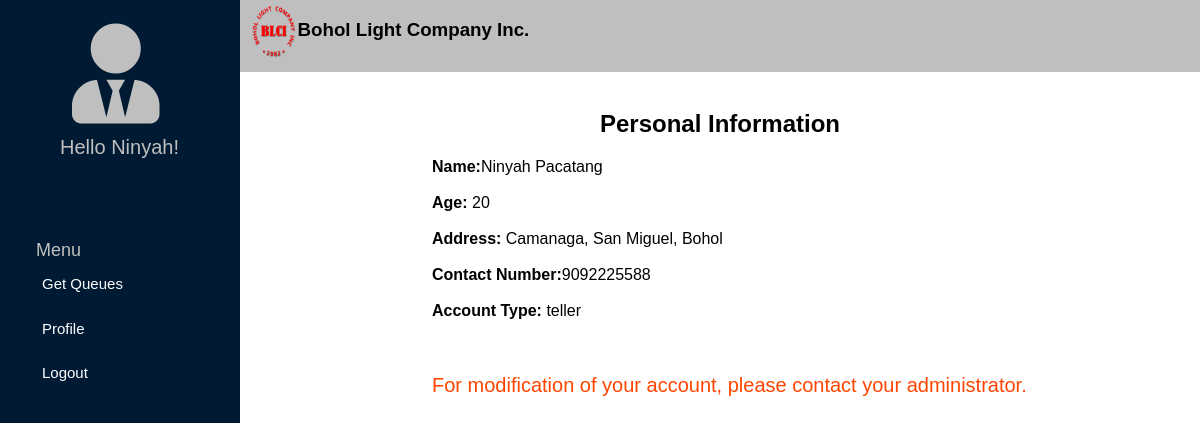
Page /teller/profile.php (signed in) on the committed database.
### tables this page shows
CREATE TABLE `accounts` (
  `id` int(11) NOT NULL,
  `userid` varchar(50) NOT NULL,
  `pass` varchar(60) NOT NULL,
  `link` varchar(50) NOT NULL,
  `accountype` varchar(6) NOT NULL,
  `stat` varchar(15) NOT NULL,
  `fname` varchar(50) NOT NULL,
  `lname` varchar(50) NOT NULL,
  `age` int(3) NOT NULL,
  `address` varchar(50) NOT NULL,
  `contact` bigint(15) NOT NULL,
  `loggedto` varchar(15) NOT NULL
);

### teller/profile.php (the view, shortened to what this page needs)
<?php
$userid=$_SESSION["username"];
$fname=$_SESSION["fname"];
$hostname="localhost";
$user="root";
$password="";
$database="queuing";
$link=mysqli_connect($hostname,$user,$password) or die ("Error Connection");
mysqli_select_db($link, $database) or die ("Error creating database");
$result=mysqli_query($link, "SELECT userid, accountype,fname,lname,age,address,contact from accounts where userid='$userid' and accountype='teller';");
$userid=$accountype=$firstname=$lastname=$age=$address=$contact='';
for($i=0; $i<$num_rows=mysqli_fetch_array($result);$i++){
$accountype=$num_rows["accountype"];
$firstname=$num_rows["fname"];
$lastname=$num_rows["lname"];
$age=$num_rows["age"];
$address=$num_rows["address"];
$contact=$num_rows["contact"];
}
?>
<html>
    <head> <title> Teller's Profile</title>
            <link rel="stylesheet" href="../style/style4.css" type="text/css"/>
            <link rel='stylesheet' href='https://use.fontawesome.com/releases/v5.7.0/css/all.css'>
    </head>
        <body>
            <div class="ad">
                <div class="adnav1">
                    <c><i class='fas fa-user-tie' class="c"></i></c><br>
                    <h>Hello <?php echo "$fname";?>!</h>
                    </div>
                    <div class="adnav2">
                        <div class="adnav11">
                        </div>
                        <div class="adnav22">
                            <n>Menu</n>
                            <a href="http://192.168.254.200/BLCI/user.php"><button class="buttonadmin"><m>Get Queues</m></button></a>
                            <a href="profile.php"><button class="buttonadmin"><m>Profile</m></button></a>
                            <form action="../teller/logout.php" method="POST">
            <button type="submit" name="get" class="buttonadmin"><m>Logout</m></button> </form>
                            </div>
                    </div>
            </div>
            <div class="min">
                <div class="nav">
                        <img src="../img/BLCI.png">
                        <h3>Bohol Light Company Inc.</h3>
                </div>
                <div class="nav2">
                   <center><br><br><br><br><br><h2>Personal Information</h2></center>
                    <div class="persinfo">
                        <b>Name:</b><?php echo "$firstname $lastname"; ?><br><br>
                        <b>Age: </b><?php echo "$age"; ?><br><br>
                        <b>Address: </b><?php echo "$address"; ?><br><br>
                        <b>Contact Number:</b><?php echo "$contact"; ?><br><br>
                        <b>Account Type: </b><?php echo "$accountype"; ?><br><br><br><br>
                        <div class="note1">For modification of your account, please contact your administrator.</div>
                    </div>
                </div>
     </div>
</body>
</html>

### style/style4.css (style rules this page uses)
body { width: 100%; margin: 0 auto; background-image: url('img/2.jpg'); background-size: 100%; background-position: center; font-family: Arial, Helvetica, sans-serif; }
.ad { width: 20%; background-color: #001a33; height:100%; float: left; }
.min { width: 80%; background-color: #d9d9d9; height:100%; float:right; }
.nav { width: 100%; height: 9%; background-color: #bfbfbf; float:left; }
.nav img { width: 5%; height: 80%; margin-left: 1%; margin-top: .5%; float:left; }
h3 { margin:0; padding-top: 2%; }
i { font-size:100px; color:#bfbfbf; float:left; margin-top:10%; margin-left: 30%; }
h { margin:0; padding-top: 5%; color:#bfbfbf; font-size: 20px; float:left; margin-left: 25%; }
.adnav1 { width:100%; height:30%; }
.adnav2 { width:100%; height:70%; }
.adnav11 { width: 15%; height: 100%;; float:left; }
.adnav22 { width: 85%; height: 100%; float:right; }
n { color:#bfbfbf; font-size: 18px; float:left; }
.buttonadmin { width:100%; height:8%; float: left; background-color: #001a33; outline: none; border: none; }
m { color:white; font-size: 15px; float:left; }
.nav2 { width:100%; height:100%; background-color: white; }

### teller/profile.php (style rules this page uses)
.persinfo { width: 80%; height: 50%; position: relative; left: 20%; float: left; }
.note1 { color:orangered; font-size: 20px; }

### rows in the picture
accounts: fname "Ninyah", lname "Pacatang", age "20", address "Camanaga, San Miguel, Bohol", contact "9092225588", accountype "teller"

### other values in the picture
$fname "Ninyah"
